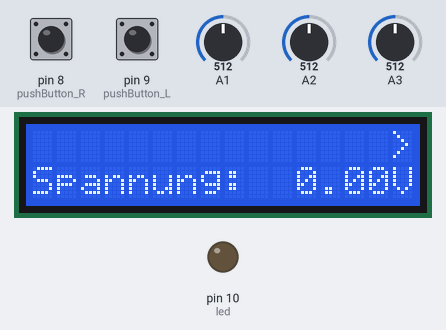
A sketch run on a simulated Arduino Uno, built with avr-gcc and run on an emulated ATmega328P. Shown: 16×2 character LCD, output pins drawn as LEDs (lit = HIGH). Dashed ring = blinking. Inputs (shaded band) come from the test bench; at power-on: pin 8 (pushButton_R) HIGH, A1 = 512, A2 = 512, A3 = 512, pin 9 (pushButton_L) HIGH.

Above: at 2.6 s.
2.7 s: pin 8 (pushButton_R) pulled LOW for 0.15 s
At 3.7 s:
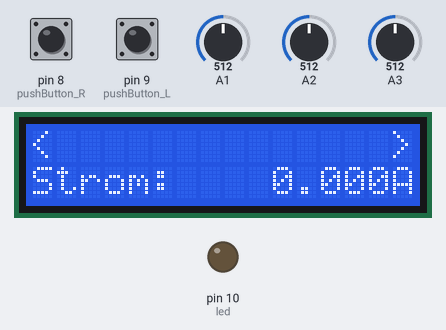
4.4 s: pin 8 (pushButton_R) pulled LOW for 1 s
At 5.7 s:
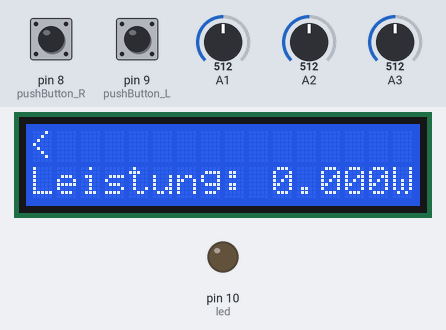
6.9 s: A1 set to 97
9.0 s: A1 set to 84
At 9.79 s:
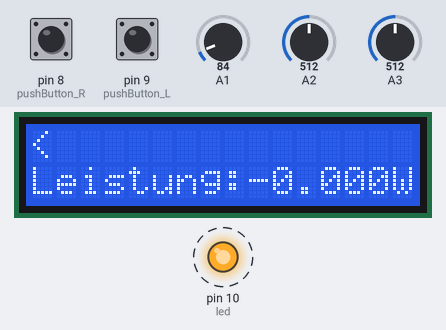
12.4 s: A2 set to 716
At 14.4 s:
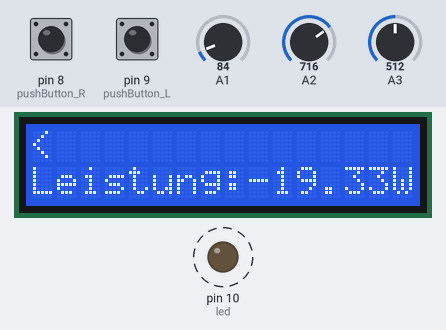
14.7 s: A3 set to 491
At 16.6 s:
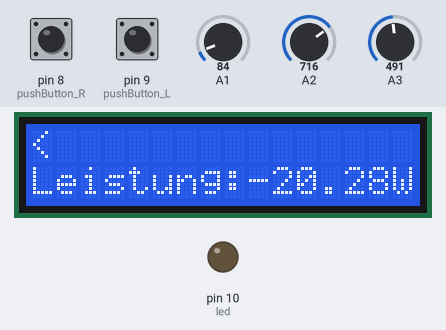
Timing chart, 0 to 18.1 s (numbered marks = the images above; inputs shaded):
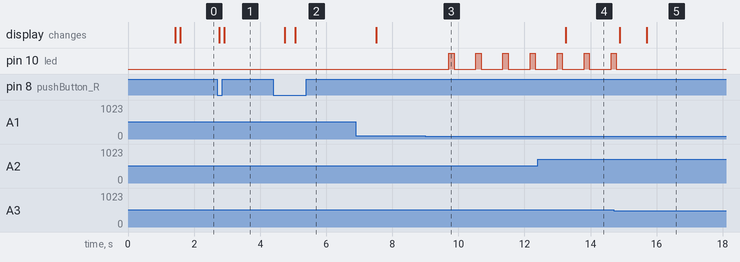

The sketch:

Multimeter_sketch.ino
```cpp
/*
 *
 *
 * @autor:        Lars Hansmann
 * @datum:        20.06.2021
 *
 *
 *Compelete implementation for an multimeter, based on the Arduino Uno.
 *Measured units are voltage, current and power. They get displayed on an 16x2 LCD.
 */


#include <LiquidCrystal.h>


#define ADC_RESOLUTION 1024                  // 10 bit ADC resolution
#define AREF 1.077                           // AREF (internal reference voltage) 1077mV
#define FACTOR_VOLTAGEDIVIDER 102.1          // calibrated factor for the voltage divider
#define SHUNT_RES 0.51                       // resitance of shunt resistor

//as the reference voltage coming from the voltage divider lies at 0.504V and the Arduino internal reference voltage lies at 1.1V,
//the lower limit is little bit smaller than the upper limit. If the measures current/voltage goes over these values the overflow LED turns on
#define CURRENT_LOWER_LIMIT -0.90
#define CURRENT_UPPER_LIMIT 1.05
#define VOLTAGE_LOWER_LIMIT -45.0
#define VOLTAGE_UPPER_LIMIT 55.0


//strings to display on the LCD 16x2 display
const String voltage_str = "Spannung:";
const String current_str = "Strom:";
const String power_str = "Leistung:";

const int pushButton_R = 8;                  //right push button to pin 8
const int pushButton_L = 9;                  //left push button to pin 9
const int led = 10;                          //led to pin 10


long sum_voltage = 0;                        //adc 1 for reading measured voltage
long sum_halfRef = 0;                        //adc 3 for reading external reference voltage, should read ~0.5V
int dump = 0;                                //to dump the first reading for better accuracy
int numOfSamples = 256;                      //number of samples for oversampling
float voltage = 0;                           //voltage after all calculations

long sum_current = 0;                        //for summing up the voltage drop over the shunt resistor
float current = 0;                           //current after all calculations

float power = 0;                             //current * voltage


int buttonState_new_R = 0;
int buttonState_old_R = 1;
int buttonState_new_L = 0;
int buttonState_old_L = 1;
int measuringMode = 0;                       //0 = voltage, 1 = current, 2 = power


float difference_vol = 0;                   //used to up the precision of the measured voltage
float difference_cur = 0;                   //used to up the precision of the measured current

//used to store measured reference voltage on all three analog pins on startup
float analog_voltage = 0;
float analog_current = 0;
float analog_aref = 0;


//init LCD interface pins with the connected arduino pins
const int rs = 2, en = 3, d4 = 4, d5 = 5, d6 = 6, d7 = 7;
LiquidCrystal lcd(rs, en, d4, d5, d6, d7);

void setup() {

  analogReference(INTERNAL); //set 1.1v internal reference
  delay(500);                //delay to stabilize AREF voltage

  // initialize serial communication at 9600 bits per second
  Serial.begin(9600);

  //init switches and led
  pinMode(pushButton_R, INPUT_PULLUP);
  pinMode(pushButton_L, INPUT_PULLUP);
  pinMode(led, OUTPUT);

  measureAnalogDifference(); //call this function on startup to measure the difference in the reference voltage on all three analog pins for later calculations

  lcd.begin(16, 2);         // set up the LCD's number of columns and rows:
  lcd.setCursor(0, 1);      // set the cursor to column 0, line 1
  lcd.print(voltage_str);   //on startup display voltage string
}


/*
 * Holds the switch-statement to switch between measuring modes
 */
void loop() {

  switchMeasuringMode();

   switch (measuringMode) {
      case 0: //measure voltage
        lcd.setCursor(15, 0);      //set the cursor to position 15 in line 0 to set the navigation arrows
        lcd.print(">");            //print navigation arrow
        lcd.setCursor(0, 1);       //set cursor to display voltage string
        lcd.print(voltage_str);
        measureVoltage();          //measure voltage
        displayVoltage();          //display voltage
        break;
      case 1: //measure current
        lcd.setCursor(15, 0);
        lcd.print(">");
        lcd.setCursor(0, 0);
        lcd.print("<");
        lcd.setCursor(0, 1);
        lcd.print(current_str);
        measureCurrent();
        displayCurrent();
        break;
      case 2: //measure power
        lcd.setCursor(0, 0);
        lcd.print("<");
        lcd.setCursor(0, 1);
        lcd.print(power_str);
        measurePower();
        displayPower();
        break;
      default:
        Serial.print("void loop: default");
        break;
      }
}


/*
 * Called once on startup to calculate the difference in the ~0.5V reference voltage on the three used analog pins.
 * The difference for current and voltage are later used in the calculations to up the precision.
 */
void measureAnalogDifference(){

  //reset sums
  analog_voltage = 0;
  analog_current = 0;
  analog_aref = 0;

  //add up 256 samples and calculate the average
  for(int a = 0; a < numOfSamples; a++){
    analog_voltage = analog_voltage + analogRead(A1);
    delay(1);                                         //1ms between every reading to space out the readings for a better result
  }
  analog_voltage = analog_voltage/numOfSamples;       //calculate the average


  for(int b = 0; b < numOfSamples; b++){
    analog_current = analog_current + analogRead(A2);
    delay(1);
  }
  analog_current = analog_current/numOfSamples;


  for(int c = 0; c < numOfSamples; c++){
    analog_aref = analog_aref + analogRead(A3);
    delay(1);
  }
  analog_aref = analog_aref/numOfSamples;


  difference_cur = (analog_aref-analog_current);
  difference_vol = (analog_aref-analog_voltage);

}


/*
 * Measure power by calling the measureVoltage and measureCurrent functions and multiplying
 * the outcome P = U * I
 */
void measurePower(){

    measureVoltage();
    measureCurrent();
    power = voltage * current;    //voltage and current are global variables

}


/*
 * Display the watt (power) in W
 */
void displayPower(){


   char powerDisplay_str[6];              //array to hold the power value and the unit
   dtostrf(power,6,3,powerDisplay_str);   //copy the float value into the array with 3 decial digits
   powerDisplay_str[6] = 'W';             //add unit
   lcd.setCursor(9,1);
   lcd.print(powerDisplay_str);           //display the value
   delay(500);                            //delay for 500ms so that the display doesn't constantly update

}


/*
 * Measures current by calculating the difference in voltage over a shunt resistor.
 */
void measureCurrent(){

  //reset sums
  sum_current = 0;
  sum_halfRef = 0;

  dump = analogRead(A2); //dump the first reading for better accuarcy
  delay(1);

  //sum up 256 reading and calculate the average
  for(int i = 0; i < numOfSamples; i++){
    sum_current += analogRead(A2);
  }
  //adding difference_cur because the readings of A2 and A3 are not excactly the same even though they should be,
  //difference_cur is the measured difference
  sum_current = (sum_current/numOfSamples) + difference_cur;

  dump = analogRead(A3);
  delay(1);

  //sum up 256 reading and calculate the average for the external reference voltage
   for(int i = 0; i < numOfSamples; i++){
    sum_halfRef += analogRead(A3);
  }
  sum_halfRef = sum_halfRef/numOfSamples;
  sum_current = (float)(sum_current-sum_halfRef); //difference is equal to the voltage drop over the shunt in bits

  //clipping the difference to 0 if in intervall (-1,1) to cope with noises
  if(sum_current >= -1 && sum_current <= 1){
      sum_current = 0;
    }

   //if a negative current is measured, we need to add the analog difference again
  if(sum_current < 0){
    sum_current = sum_current + difference_cur;
  }

  current = (((float)sum_current * AREF) / ADC_RESOLUTION); //calculate the voltage
  current = (float)current/SHUNT_RES;                       //divide by resistance of shunt resistor to get the current


  //Turn the overflow LED on in case measured current is to high
  if(current <= CURRENT_LOWER_LIMIT || current >= CURRENT_UPPER_LIMIT){
    digitalWrite(led, HIGH);
  } else {
    digitalWrite(led, LOW);
  }

   delay(100);
}


/*
 * Display the current in A
 */
void displayCurrent(){


   char currentDisplay_str[6];                //array to hold the power value and the unit
   dtostrf(current,6,3,currentDisplay_str);   //copy float value into array with 3 decimal digits
   currentDisplay_str[6] = 'A';               //add unit
   lcd.setCursor(9,1);
   lcd.print(currentDisplay_str);             //display value
   delay(500);                                //delay for 500ms so that the display doens't constantly update

}


/*
 * Measures voltage by adding up a certain amount of samples coming from analog input A3 and A1 (voltage divider),
 * substracting the A3 samples from the A1 samples and converting them to voltage.
 *
 */
void measureVoltage(){

  //reset sums
  sum_voltage = 0;
  sum_halfRef = 0;


  dump = analogRead(A3); //dump first reading for better accuarcy
  delay(1);

  //Add up samples for AREF
  for(int i = 0; i < numOfSamples; i++){
    sum_halfRef += analogRead(A3);
  }
  sum_halfRef = ((long)sum_halfRef/numOfSamples); //divide sum by 'numOfSamples' to get the average value

  dump = analogRead(A1);
  delay(1);

  //Add up samples for ADC 1
  for(int i = 0; i < numOfSamples; i++){
    sum_voltage += analogRead(A1);
  }

  //adding difference_vol because the readings of A1 and A3 without load are not excactly the same even though they should be,
  //difference_vol is the measured difference
  sum_voltage = (long)sum_voltage/numOfSamples + difference_vol;
  sum_voltage = sum_voltage - sum_halfRef; //subtract external reference voltage from ADC 1 to allow reading negative and positive voltages

  //Clip sum to 0 if in interval (-1,1) to cope with noises
  if(sum_voltage <= 1 && sum_voltage >= -1){
    sum_voltage = 0;
  }

  //if a negative voltage is measured, we need to add the analog difference again
  if(sum_voltage < 0){
    sum_voltage = sum_voltage + difference_vol;
  }


  //calculate voltage
  voltage = ((((float)sum_voltage * AREF) / ADC_RESOLUTION)* FACTOR_VOLTAGEDIVIDER);

  //Turn the overflow LED on in case measured voltage is to high
  if(voltage <= VOLTAGE_LOWER_LIMIT || voltage >= VOLTAGE_UPPER_LIMIT){
    digitalWrite(led, HIGH);
  } else {
    digitalWrite(led, LOW);
  }

   delay(100);

}


/*
 * Display the voltage using the unit V
 */
void displayVoltage(){

   char voltageDisplay_str[5];
   dtostrf(voltage,5,2,voltageDisplay_str);
   voltageDisplay_str[5] = 'V';
   lcd.setCursor(10,1);
   lcd.print(voltageDisplay_str);
   delay(500);
}


/*
 * Used to switch between measuring voltage, current and power
 *
 */
void switchMeasuringMode(){

  //read the digital in values for button right (R) and left (L)
  buttonState_new_R = digitalRead(pushButton_R);
  buttonState_new_L = digitalRead(pushButton_L);


  //as we are using 2 pullup buttons, only switch mode if there is a 1 to 0 transition
  if(buttonState_old_R == 1 && buttonState_new_R == 0){
      if(!(measuringMode >= 2)){ //don't do anything if we are already at power (state 2)
        clearLCD();              //clear the lcd display before displaying new string
        measuringMode++;         //increment measuringMode

      }
  } else if(buttonState_old_L == 1 && buttonState_new_L == 0){
      if(!(measuringMode <= 0)){ //don't do anything if we are already at voltage (state 0)
         clearLCD();
        measuringMode--;

      }
  }
  buttonState_old_R = buttonState_new_R;
  buttonState_old_L = buttonState_new_L;

}


/*
 * Clears everything on the lcd display
 */
void clearLCD(){
       lcd.setCursor(0, 0);      // set the cursor to column 0, line 0 to clear line 0
      for (int i = 0; i < 16; i++){
           lcd.write(' ');
         }
      lcd.setCursor(0, 1);      // set the cursor to column 0, line 1 to clear line 1
      for (int i = 0; i < 16; i++){
           lcd.write(' ');
         }

}
```

Measured:
- the behaviour switches between 93 and 92 on A1 (found by bisection; images 2 and 3)
- the behaviour switches between 504 and 503 on A3 (found by bisection; images 4 and 5)
- after the input at 2.7 s, the display: first changes after 0.05 s (image 1 shows a later state)
- after the input at 4.4 s, the display: first changes after 0.34 s (image 2 shows a later state)
- after the input at 9.0 s, pin 10 (led): alternates HIGH for 0.16 s and LOW for 0.66 s, starting after 0.71 s
- after the input at 12.4 s, the display: changes after 0.85 s (image 4)
- after the input at 14.7 s, pin 10 (led): goes on until 14.8 s, then stays LOW; the display: first changes after 0.18 s (image 5 shows a later state)
